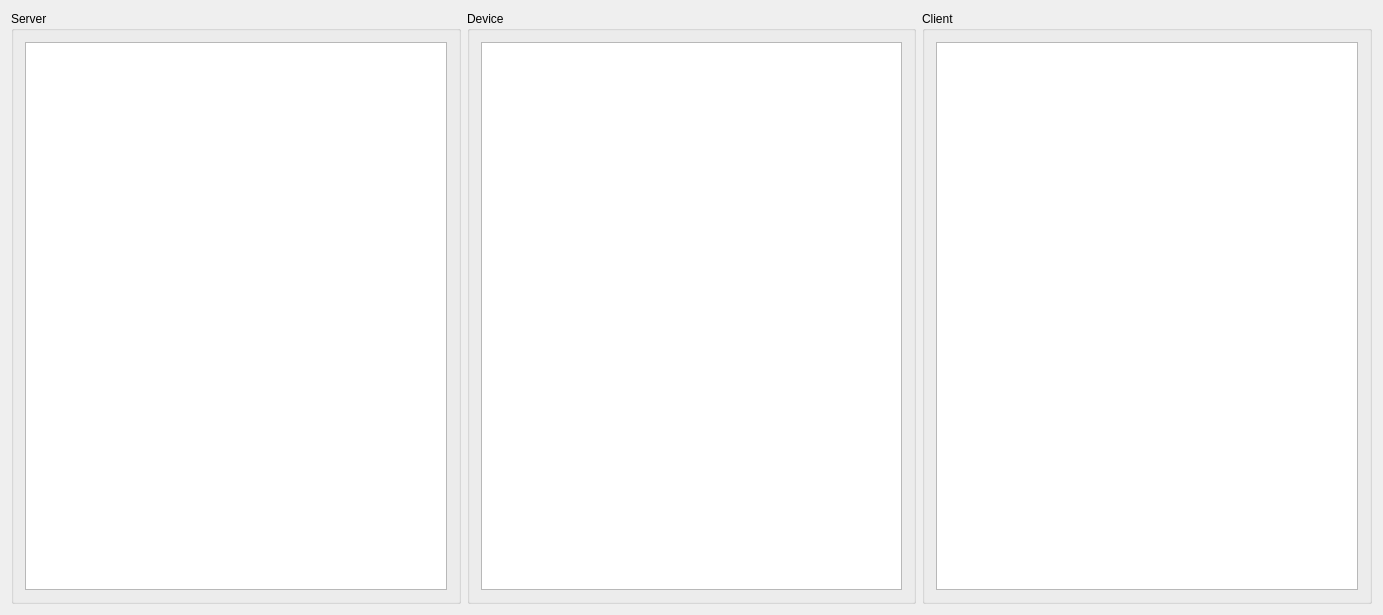
<?xml version="1.0" encoding="UTF-8"?>
<ui version="4.0">
 <class>PSDeviceDialog</class>
 <widget class="QDialog" name="PSDeviceDialog">
  <property name="geometry">
   <rect>
    <x>0</x>
    <y>0</y>
    <width>1383</width>
    <height>615</height>
   </rect>
  </property>
  <property name="windowTitle">
   <string>PSDeviceDialog</string>
  </property>
  <layout class="QHBoxLayout" name="horizontalLayout">
   <item>
    <widget class="QGroupBox" name="groupBox">
     <property name="title">
      <string>Server</string>
     </property>
     <layout class="QVBoxLayout" name="verticalLayout">
      <item>
       <widget class="QTextEdit" name="teServer"/>
      </item>
     </layout>
    </widget>
   </item>
   <item>
    <widget class="QGroupBox" name="groupBox_2">
     <property name="title">
      <string>Device</string>
     </property>
     <layout class="QVBoxLayout" name="verticalLayout_2">
      <item>
       <widget class="QTextEdit" name="teDevice"/>
      </item>
     </layout>
    </widget>
   </item>
   <item>
    <widget class="QGroupBox" name="groupBox_3">
     <property name="title">
      <string>Client</string>
     </property>
     <layout class="QVBoxLayout" name="verticalLayout_3">
      <item>
       <widget class="QTextEdit" name="teClient"/>
      </item>
     </layout>
    </widget>
   </item>
  </layout>
 </widget>
 <layoutdefault spacing="6" margin="11"/>
 <resources/>
 <connections/>
</ui>
